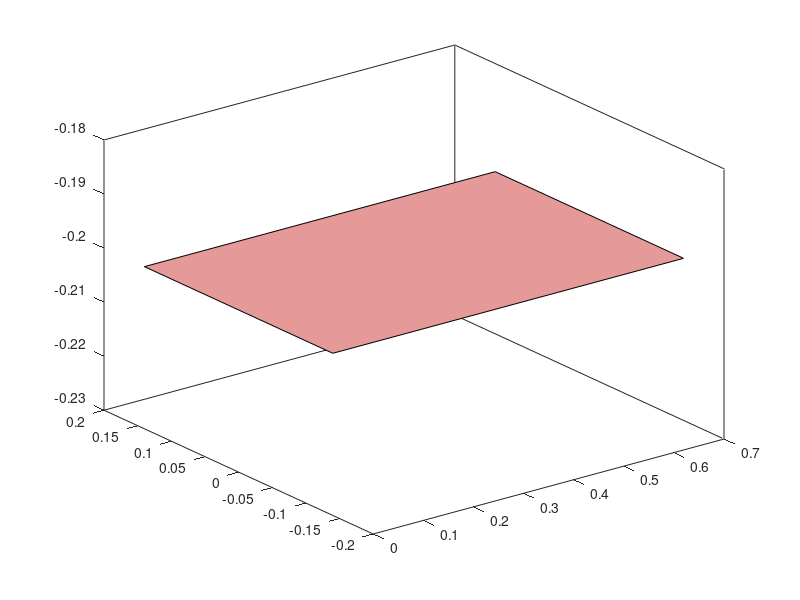

Here is the MATLAB script that generated this plot: (Note: this script raises an error after producing the figure.)
function plotBound()
    % xyz positive and xyz negative for bounding box
    xp = 0.7; yp = 0.140; zp = 0.315;
    xn = 0; yn = -0.140; zn = -0.2;
    boundPoints = [[xn;yn;zn],[xn;yp;zn],[xp;yp;zn],[xp;yn;zn]...
                   [xn;yn;zp],[xn;yp;zp],[xp;yp;zp],[xp;yn;zp]];
    faces = [1 2 3 4; 1 2 6 5; 2 3 7 6; 3 4 8 7; 1 4 8 5; 5 6 7 8];
    for f = 1:size(faces)
        b = fill3(boundPoints(1,faces(f,:)),boundPoints(2,faces(f,:)),boundPoints(3,faces(f,:)), [0.9 0.6 0.6]); hold on;
        alpha(b,0.5);
    end
end